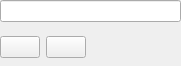
<?xml version="1.0" encoding="UTF-8"?>
<ui version="4.0">
 <class>InboundOutboundWidget</class>
 <widget class="QWidget" name="InboundOutboundWidget">
  <property name="geometry">
   <rect>
    <x>0</x>
    <y>0</y>
    <width>181</width>
    <height>66</height>
   </rect>
  </property>
  <property name="windowTitle">
   <string>Form</string>
  </property>
  <layout class="QVBoxLayout" name="verticalLayout">
   <property name="leftMargin">
    <number>0</number>
   </property>
   <property name="topMargin">
    <number>0</number>
   </property>
   <property name="rightMargin">
    <number>0</number>
   </property>
   <property name="bottomMargin">
    <number>0</number>
   </property>
   <item>
    <widget class="QLineEdit" name="tagTxt"/>
   </item>
   <item>
    <layout class="QHBoxLayout" name="horizontalLayout" stretch="0,0,1">
     <item>
      <widget class="QPushButton" name="editBtn">
       <property name="text">
        <string/>
       </property>
       <property name="icon">
        <iconset>
         <normaloff>:/ui_dark/edit.svg</normaloff>:/ui_dark/edit.svg</iconset>
       </property>
      </widget>
     </item>
     <item>
      <widget class="QPushButton" name="editJsonBtn">
       <property name="text">
        <string/>
       </property>
       <property name="icon">
        <iconset>
         <normaloff>:/ui_dark/code.svg</normaloff>:/ui_dark/code.svg</iconset>
       </property>
      </widget>
     </item>
     <item>
      <widget class="QLabel" name="statusLabel">
       <property name="text">
        <string/>
       </property>
      </widget>
     </item>
    </layout>
   </item>
  </layout>
 </widget>
 <resources/>
 <connections/>
</ui>
